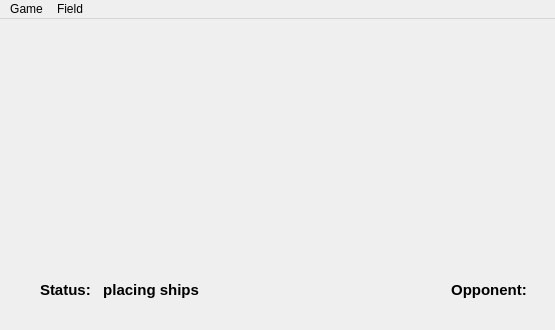
<?xml version="1.0" encoding="UTF-8"?>
<ui version="4.0">
 <class>MainWindow</class>
 <widget class="QMainWindow" name="MainWindow">
  <property name="geometry">
   <rect>
    <x>0</x>
    <y>0</y>
    <width>555</width>
    <height>330</height>
   </rect>
  </property>
  <property name="minimumSize">
   <size>
    <width>555</width>
    <height>330</height>
   </size>
  </property>
  <property name="maximumSize">
   <size>
    <width>555</width>
    <height>330</height>
   </size>
  </property>
  <property name="windowTitle">
   <string>Морской бой</string>
  </property>
  <widget class="QWidget" name="centralWidget">
   <widget class="QLabel" name="labelStatus">
    <property name="geometry">
     <rect>
      <x>40</x>
      <y>260</y>
      <width>531</width>
      <height>21</height>
     </rect>
    </property>
    <property name="font">
     <font>
      <pointsize>11</pointsize>
      <weight>75</weight>
      <italic>false</italic>
      <bold>true</bold>
      <underline>false</underline>
      <strikeout>false</strikeout>
      <kerning>true</kerning>
     </font>
    </property>
    <property name="text">
     <string>Status:   placing ships</string>
    </property>
   </widget>
   <widget class="QLabel" name="labelOpponent">
    <property name="geometry">
     <rect>
      <x>330</x>
      <y>260</y>
      <width>201</width>
      <height>21</height>
     </rect>
    </property>
    <property name="font">
     <font>
      <pointsize>11</pointsize>
      <weight>75</weight>
      <italic>false</italic>
      <bold>true</bold>
      <underline>false</underline>
      <strikeout>false</strikeout>
      <kerning>true</kerning>
     </font>
    </property>
    <property name="text">
     <string>Opponent: </string>
    </property>
    <property name="alignment">
     <set>Qt::AlignRight|Qt::AlignTrailing|Qt::AlignVCenter</set>
    </property>
   </widget>
  </widget>
  <widget class="QMenuBar" name="menuBar">
   <property name="geometry">
    <rect>
     <x>0</x>
     <y>0</y>
     <width>555</width>
     <height>20</height>
    </rect>
   </property>
   <widget class="QMenu" name="menuFile">
    <property name="title">
     <string>Game</string>
    </property>
    <addaction name="actionStart"/>
    <addaction name="actionLeave"/>
    <addaction name="separator"/>
    <addaction name="actionQuit"/>
   </widget>
   <widget class="QMenu" name="menuField">
    <property name="title">
     <string>Field</string>
    </property>
    <addaction name="actionClear"/>
    <addaction name="actionRandom"/>
   </widget>
   <addaction name="menuFile"/>
   <addaction name="menuField"/>
  </widget>
  <action name="actionStart">
   <property name="text">
    <string>Start</string>
   </property>
   <property name="shortcut">
    <string>Ctrl+S</string>
   </property>
  </action>
  <action name="actionQuit">
   <property name="text">
    <string>Quit</string>
   </property>
   <property name="shortcut">
    <string>Ctrl+Q</string>
   </property>
  </action>
  <action name="actionClear">
   <property name="text">
    <string>Clear</string>
   </property>
   <property name="shortcut">
    <string>Ctrl+C</string>
   </property>
  </action>
  <action name="actionRandom">
   <property name="enabled">
    <bool>true</bool>
   </property>
   <property name="text">
    <string>Random</string>
   </property>
   <property name="shortcut">
    <string>Ctrl+R</string>
   </property>
  </action>
  <action name="actionLeave">
   <property name="text">
    <string>Leave</string>
   </property>
   <property name="shortcut">
    <string>Ctrl+L</string>
   </property>
  </action>
 </widget>
 <layoutdefault spacing="6" margin="11"/>
 <resources/>
 <connections/>
</ui>
